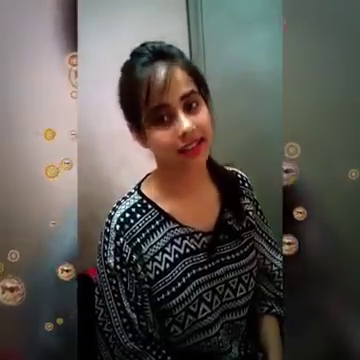
#> input picture frame 208 of video_webcam_read/sunanda.MP4, 360 x 360 px, given in place of people-walking.mp4, which was not available
$ python MOG_background_reduction.py
#> lines starting #> are read from the running program, lines starting #| are printed output that depends on the picture; after the words box and inside, x2 and y2 are one past the last pixel; in counts of white or black regions, pixels touching at a corner belong together
# -*- coding: utf-8 -*-
"""
Created on Mon Sep 28 16:35:49 2020

@author: heman
"""

import numpy as np
import cv2

cap = cv2.VideoCapture('people-walking.mp4')
fgbg = cv2.createBackgroundSubtractorMOG2()

while(1):
    ret, frame = cap.read()
#> frame is the input picture: shape (360, 360, 3); mean B, G, R 80.4, 85.7, 90.1

    fgmask = fgbg.apply(frame)
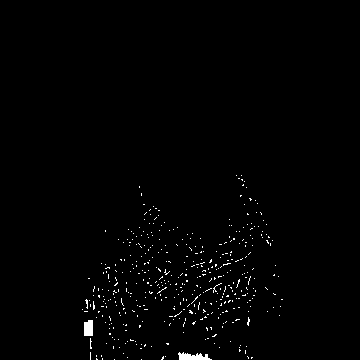
#> fgmask: shape (360, 360); values 127 (black) and 255 (white), 1% white in thin lines or dots, all inside (x1, y1, x2, y2) = (82, 175, 283, 360)

    cv2.imshow('fgmask',frame)
    cv2.imshow('frame',fgmask)


    k = cv2.waitKey(30) & 0xff
#> (key Esc is pressed here)
    if k == 27:
        break


cap.release()
cv2.destroyAllWindows()

$ run again, starting later in the video
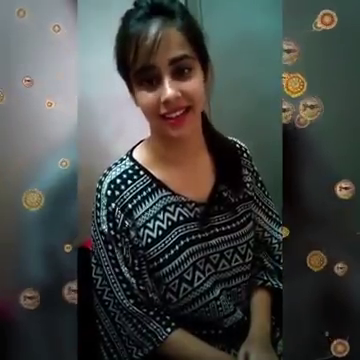
#> input picture frame 939 of video_webcam_read/sunanda.MP4, 360 x 360 px, given in place of people-walking.mp4, which was not available
#> frame is the input picture: shape (360, 360, 3); mean B, G, R 68.2, 71, 68.3
#> `fgmask = fgbg.apply(frame)`:
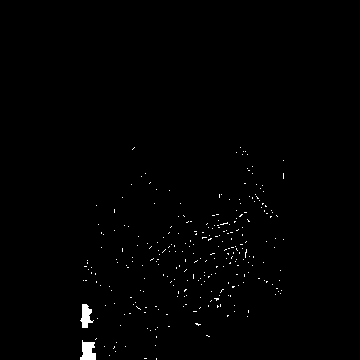
#> fgmask: shape (360, 360); values 127 (black) and 255 (white), 0.73% white; 279 white regions (277 under 20 px), largest, box (x1, y1, x2, y2) and area: (80, 340, 96, 360) 229, (80, 304, 94, 328) 194

$ run again, starting later in the video
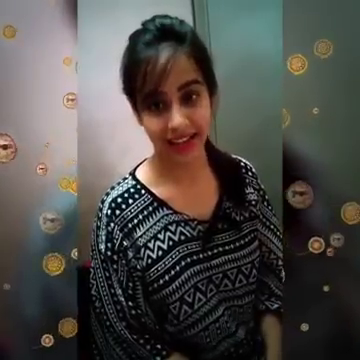
#> input picture frame 1670 of video_webcam_read/sunanda.MP4, 360 x 360 px, given in place of people-walking.mp4, which was not available
#> frame is the input picture: shape (360, 360, 3); mean B, G, R 72.9, 77, 80.1
#> `fgmask = fgbg.apply(frame)`:
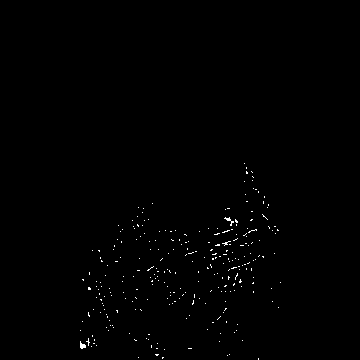
#> fgmask: shape (360, 360); values 127 (black) and 255 (white), 0.48% white in thin lines or dots, all inside (x1, y1, x2, y2) = (80, 163, 281, 360)
